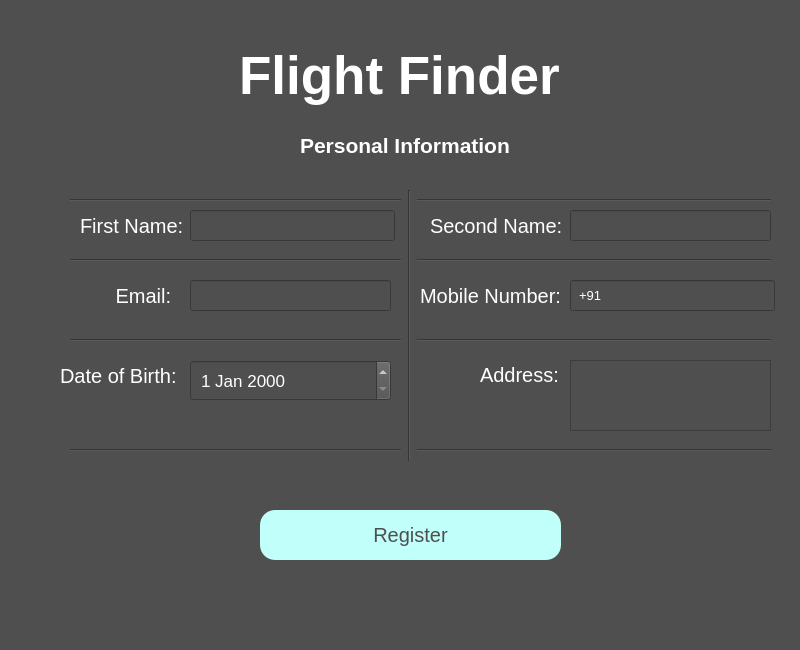
<?xml version="1.0" encoding="UTF-8"?>
<ui version="4.0">
 <class>Dialog</class>
 <widget class="QDialog" name="Dialog">
  <property name="enabled">
   <bool>true</bool>
  </property>
  <property name="geometry">
   <rect>
    <x>0</x>
    <y>0</y>
    <width>800</width>
    <height>650</height>
   </rect>
  </property>
  <property name="font">
   <font>
    <pointsize>15</pointsize>
   </font>
  </property>
  <property name="windowTitle">
   <string>Dialog</string>
  </property>
  <property name="styleSheet">
   <string notr="true">background-color: rgb(79, 79, 79);</string>
  </property>
  <widget class="QLabel" name="mainTitle">
   <property name="geometry">
    <rect>
     <x>239</x>
     <y>40</y>
     <width>341</width>
     <height>71</height>
    </rect>
   </property>
   <property name="font">
    <font>
     <pointsize>40</pointsize>
     <weight>75</weight>
     <bold>true</bold>
    </font>
   </property>
   <property name="styleSheet">
    <string notr="true">color: rgb(255, 255, 255);</string>
   </property>
   <property name="text">
    <string>Flight Finder</string>
   </property>
  </widget>
  <widget class="QLabel" name="error">
   <property name="geometry">
    <rect>
     <x>40</x>
     <y>480</y>
     <width>211</width>
     <height>16</height>
    </rect>
   </property>
   <property name="font">
    <font>
     <pointsize>10</pointsize>
    </font>
   </property>
   <property name="styleSheet">
    <string notr="true">color: rgb(255, 255, 255);</string>
   </property>
   <property name="text">
    <string/>
   </property>
  </widget>
  <widget class="QPushButton" name="register_button">
   <property name="geometry">
    <rect>
     <x>260</x>
     <y>510</y>
     <width>301</width>
     <height>50</height>
    </rect>
   </property>
   <property name="font">
    <font>
     <pointsize>15</pointsize>
    </font>
   </property>
   <property name="styleSheet">
    <string notr="true">color: rgb(79, 79, 79);
padding: 10px;
border-radius: 15px;
background-color: rgb(193, 255, 250);</string>
   </property>
   <property name="text">
    <string>Register</string>
   </property>
  </widget>
  <widget class="QLineEdit" name="first_name">
   <property name="geometry">
    <rect>
     <x>190</x>
     <y>210</y>
     <width>205</width>
     <height>31</height>
    </rect>
   </property>
   <property name="styleSheet">
    <string notr="true">font-size: 10pt;
padding: 6px;
color: rgb(255, 255, 255);</string>
   </property>
   <property name="text">
    <string/>
   </property>
  </widget>
  <widget class="QLabel" name="emailLabel">
   <property name="geometry">
    <rect>
     <x>80</x>
     <y>210</y>
     <width>105</width>
     <height>31</height>
    </rect>
   </property>
   <property name="font">
    <font>
     <pointsize>15</pointsize>
    </font>
   </property>
   <property name="styleSheet">
    <string notr="true">color: rgb(255, 255, 255);</string>
   </property>
   <property name="text">
    <string>First Name:</string>
   </property>
  </widget>
  <widget class="QLabel" name="pageTitle">
   <property name="geometry">
    <rect>
     <x>300</x>
     <y>120</y>
     <width>231</width>
     <height>51</height>
    </rect>
   </property>
   <property name="minimumSize">
    <size>
     <width>110</width>
     <height>10</height>
    </size>
   </property>
   <property name="font">
    <font>
     <pointsize>16</pointsize>
     <weight>75</weight>
     <bold>true</bold>
    </font>
   </property>
   <property name="layoutDirection">
    <enum>Qt::LeftToRight</enum>
   </property>
   <property name="styleSheet">
    <string notr="true">color: rgb(255, 255, 255);</string>
   </property>
   <property name="text">
    <string>Personal Information</string>
   </property>
  </widget>
  <widget class="QLineEdit" name="second_name">
   <property name="geometry">
    <rect>
     <x>570</x>
     <y>210</y>
     <width>201</width>
     <height>31</height>
    </rect>
   </property>
   <property name="styleSheet">
    <string notr="true">font-size: 10pt;
padding: 6px;
color: rgb(255, 255, 255);</string>
   </property>
  </widget>
  <widget class="QLabel" name="emailLabel_2">
   <property name="geometry">
    <rect>
     <x>430</x>
     <y>210</y>
     <width>131</width>
     <height>31</height>
    </rect>
   </property>
   <property name="font">
    <font>
     <pointsize>15</pointsize>
    </font>
   </property>
   <property name="styleSheet">
    <string notr="true">color: rgb(255, 255, 255);</string>
   </property>
   <property name="text">
    <string>Second Name:</string>
   </property>
  </widget>
  <widget class="Line" name="line_2">
   <property name="geometry">
    <rect>
     <x>70</x>
     <y>250</y>
     <width>701</width>
     <height>20</height>
    </rect>
   </property>
   <property name="orientation">
    <enum>Qt::Horizontal</enum>
   </property>
  </widget>
  <widget class="QPlainTextEdit" name="address">
   <property name="geometry">
    <rect>
     <x>570</x>
     <y>360</y>
     <width>201</width>
     <height>71</height>
    </rect>
   </property>
   <property name="styleSheet">
    <string notr="true">font-size: 10pt;
padding: 10px;
color: rgb(255, 255, 255);</string>
   </property>
  </widget>
  <widget class="QLabel" name="passwordLabel">
   <property name="geometry">
    <rect>
     <x>480</x>
     <y>360</y>
     <width>81</width>
     <height>30</height>
    </rect>
   </property>
   <property name="font">
    <font>
     <pointsize>15</pointsize>
    </font>
   </property>
   <property name="styleSheet">
    <string notr="true">color: rgb(255, 255, 255);</string>
   </property>
   <property name="text">
    <string>Address:</string>
   </property>
  </widget>
  <widget class="Line" name="line_3">
   <property name="geometry">
    <rect>
     <x>70</x>
     <y>330</y>
     <width>701</width>
     <height>20</height>
    </rect>
   </property>
   <property name="orientation">
    <enum>Qt::Horizontal</enum>
   </property>
  </widget>
  <widget class="QLineEdit" name="mobile_num">
   <property name="geometry">
    <rect>
     <x>570</x>
     <y>280</y>
     <width>205</width>
     <height>31</height>
    </rect>
   </property>
   <property name="styleSheet">
    <string notr="true">font-size: 10pt;
padding: 6px;
color: rgb(255, 255, 255);</string>
   </property>
   <property name="text">
    <string>+91 </string>
   </property>
  </widget>
  <widget class="QLabel" name="emailLabel_4">
   <property name="geometry">
    <rect>
     <x>420</x>
     <y>280</y>
     <width>141</width>
     <height>31</height>
    </rect>
   </property>
   <property name="font">
    <font>
     <pointsize>15</pointsize>
    </font>
   </property>
   <property name="styleSheet">
    <string notr="true">color: rgb(255, 255, 255);</string>
   </property>
   <property name="text">
    <string>Mobile Number:</string>
   </property>
  </widget>
  <widget class="QDateEdit" name="dob">
   <property name="geometry">
    <rect>
     <x>190</x>
     <y>360</y>
     <width>201</width>
     <height>41</height>
    </rect>
   </property>
   <property name="font">
    <font>
     <pointsize>13</pointsize>
    </font>
   </property>
   <property name="styleSheet">
    <string notr="true">font-size: 13pt;
padding: 6px;
color: rgb(255, 255, 255);</string>
   </property>
  </widget>
  <widget class="QLabel" name="emailLabel_3">
   <property name="geometry">
    <rect>
     <x>60</x>
     <y>360</y>
     <width>121</width>
     <height>31</height>
    </rect>
   </property>
   <property name="font">
    <font>
     <pointsize>15</pointsize>
    </font>
   </property>
   <property name="styleSheet">
    <string notr="true">color: rgb(255, 255, 255);</string>
   </property>
   <property name="text">
    <string>Date of Birth:</string>
   </property>
  </widget>
  <widget class="QLabel" name="emailLabel_5">
   <property name="geometry">
    <rect>
     <x>110</x>
     <y>280</y>
     <width>71</width>
     <height>31</height>
    </rect>
   </property>
   <property name="font">
    <font>
     <pointsize>15</pointsize>
    </font>
   </property>
   <property name="styleSheet">
    <string notr="true">color: rgb(255, 255, 255);</string>
   </property>
   <property name="text">
    <string> Email:</string>
   </property>
  </widget>
  <widget class="QLineEdit" name="email">
   <property name="geometry">
    <rect>
     <x>190</x>
     <y>280</y>
     <width>201</width>
     <height>31</height>
    </rect>
   </property>
   <property name="styleSheet">
    <string notr="true">font-size: 10pt;
padding: 6px;
color: rgb(255, 255, 255);</string>
   </property>
   <property name="text">
    <string/>
   </property>
  </widget>
  <widget class="Line" name="line_4">
   <property name="geometry">
    <rect>
     <x>70</x>
     <y>190</y>
     <width>701</width>
     <height>20</height>
    </rect>
   </property>
   <property name="orientation">
    <enum>Qt::Horizontal</enum>
   </property>
  </widget>
  <widget class="Line" name="line_5">
   <property name="geometry">
    <rect>
     <x>70</x>
     <y>440</y>
     <width>701</width>
     <height>20</height>
    </rect>
   </property>
   <property name="orientation">
    <enum>Qt::Horizontal</enum>
   </property>
  </widget>
  <widget class="Line" name="line">
   <property name="geometry">
    <rect>
     <x>401</x>
     <y>190</y>
     <width>16</width>
     <height>271</height>
    </rect>
   </property>
   <property name="orientation">
    <enum>Qt::Vertical</enum>
   </property>
  </widget>
 </widget>
 <resources/>
 <connections/>
</ui>
